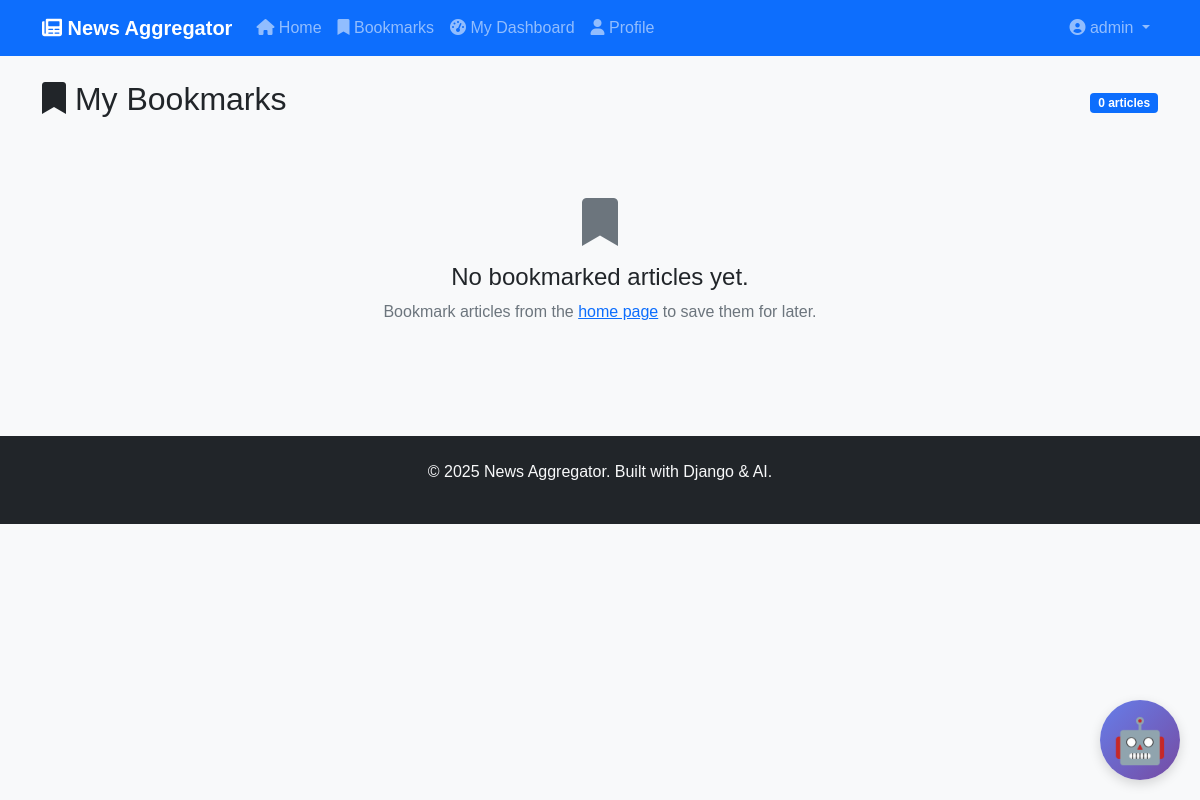
The page /bookmarks/ (signed in) on the database as committed earlier.
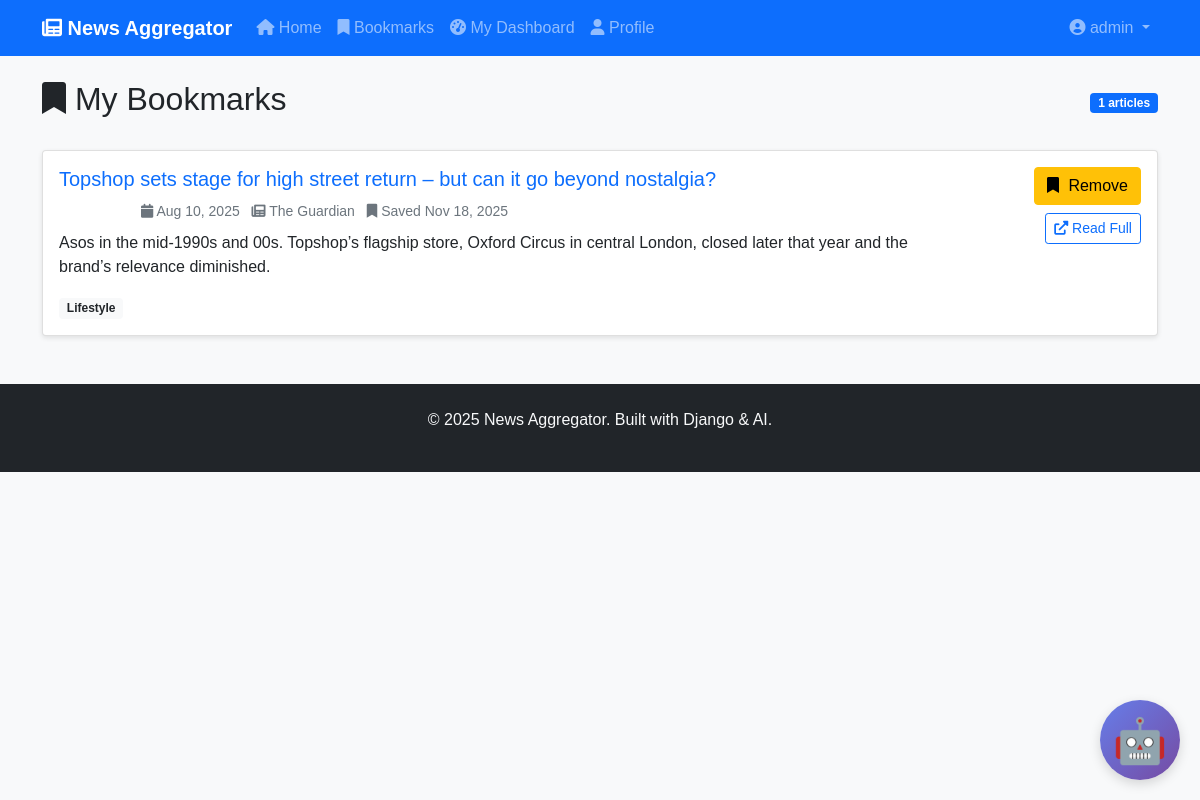
The same page on the database as committed later.
### apps/news/models.py (models this page shows, shortened)
class Bookmark(models.Model):
    user = models.ForeignKey(
        User,
        on_delete=models.CASCADE,
        related_name='bookmarks'
    )
    article = models.ForeignKey(
        Article,
        on_delete=models.CASCADE,
        related_name='bookmarked_by'
    )
    created_at = models.DateTimeField(auto_now_add=True)
    class Meta:
        unique_together = ['user', 'article']
        ordering = ['-created_at']

class Article(models.Model):
    BIAS_CHOICES = [
        ('NEUTRAL', 'Neutral'),
        ('LEFT-LEANING', 'Left-Leaning'),
        ('RIGHT-LEANING', 'Right-Leaning'),
        ('MIXED', 'Mixed'),
        ('UNKNOWN', 'Unknown'),
    ]
    title = models.CharField(max_length=500, db_index=True)
    image_url = models.URLField(max_length=1000, blank=True, null=True)
    url = models.URLField(unique=True)
    description = models.TextField(blank=True)
    summary = models.TextField(blank=True, null=True)  # AI-generated summary
    content = models.TextField(blank=True)
    author = models.CharField(max_length=200, blank=True)
    source = models.CharField(max_length=200, db_index=True)
    published_date = models.DateTimeField(db_index=True)
    created_at = models.DateTimeField(auto_now_add=True)
    updated_at = models.DateTimeField(auto_now=True)
    summary = models.TextField(blank=True)
    bias_score = models.CharField(
        max_length=15,
        choices=BIAS_CHOICES,
        default='UNKNOWN',
        db_index=True
    )
    categories = models.ManyToManyField(Category, blank=True)
    created_at = models.DateTimeField(auto_now_add=True)
    class Meta:
        ordering = ['-published_date']
        indexes = [
            models.Index(fields=['published_date', 'bias_score']),
            models.Index(fields=['source', 'published_date']),
        ]
    @property
    def bias_color(self):
        return {
            'LEFT': '#3498db',      # blue
            'RIGHT': '#e74c3c',     # red
            'NEUTRAL': '#2ecc71',   # green
            'UNKNOWN': '#95a5a6',   # grey
        }.get(self.bias_score, '#95a5a6')
    @property
    def get_bias_score_display(self):
        bias_labels = {
            'left': 'Left Bias',
            'center': 'Center',
            'right': 'Right Bias',
            'unknown': 'Unknown'
        }
        return bias_labels.get(self.bias_score, 'Unknown')

class Category(models.Model):
    name = models.CharField(max_length=100, unique=True)
    slug = models.SlugField(unique=True)
    description = models.TextField(blank=True)
    created_at = models.DateTimeField(auto_now_add=True)
    class Meta:
        verbose_name_plural = "Categories"
        ordering = ['name']

### apps/news/views.py (the view)
# urls.py: path('bookmarks/', views.bookmarks, name='bookmarks'),
@login_required
def bookmarks(request):
    bookmarks = Bookmark.objects.filter(user=request.user)
    paginator = Paginator(bookmarks, 10)
    page_number = request.GET.get('page')
    page_obj = paginator.get_page(page_number)
    context = {
        'page_obj': page_obj,
    }
    return render(request, 'bookmarks.html', context)

### templates/bookmarks.html (shortened to what this page needs)
{% extends 'base.html' %}
{% block content %}
<div class="d-flex justify-content-between align-items-center mb-4">
    <h2><i class="fas fa-bookmark"></i> My Bookmarks</h2>
    <span class="badge bg-primary">{{ page_obj.paginator.count }} articles</span>
</div>
{% if page_obj.object_list %}
{% for bookmark in page_obj %}
<div class="card mb-3">
    <div class="card-body">
        <div class="row">
            <div class="col-md-10">
                <h5 class="card-title">
                    <a href="{% url 'article_detail' bookmark.article.id %}" class="text-decoration-none">
                        {{ bookmark.article.title }}
                    </a>
                </h5>
                <div class="mb-2">
                    <span class="badge bg-{{ bookmark.article.bias_color }}">
                    </span>
                    <small class="text-muted ms-2">
                        <i class="fas fa-calendar"></i> {{ bookmark.article.published_date|date:"M d, Y" }}
                    </small>
                    <small class="text-muted ms-2">
                        <i class="fas fa-newspaper"></i> {{ bookmark.article.source }}
                    </small>
                    <small class="text-muted ms-2">
                        <i class="fas fa-bookmark"></i> Saved {{ bookmark.created_at|date:"M d, Y" }}
                    </small>
                </div>
                {% if bookmark.article.summary %}
                <p class="card-text">{{ bookmark.article.summary }}</p>
                {% else %}
                <p class="card-text">{{ bookmark.article.description|truncatewords:30 }}</p>
                {% endif %}
                <div class="article-categories">
                    {% for category in bookmark.article.categories.all %}
                    <span class="badge bg-light text-dark me-1">{{ category.name }}</span>
                    {% endfor %}
                </div>
            </div>
            <div class="col-md-2 text-end">
                <button class="btn btn-warning bookmark-btn mb-2"
                        data-article-id="{{ bookmark.article.id }}"
                        data-bookmarked="true">
                    <i class="fas fa-bookmark"></i> Remove
                </button>
                <div>
                    <a href="{{ bookmark.article.url }}" target="_blank" class="btn btn-sm btn-outline-primary">
                        <i class="fas fa-external-link-alt"></i> Read Full
                    </a>
                </div>
            </div>
        </div>
    </div>
</div>
{% endfor %}
{% else %}
<div class="text-center py-5">
    <div class="mb-3">
        <i class="fas fa-bookmark fa-3x text-muted"></i>
    </div>
    <h4>No bookmarked articles yet.</h4>
    <p class="text-muted">Bookmark articles from the <a href="{% url 'home' %}">home page</a> to save them for later.</p>
</div>
{% endif %}
{% endblock content %}

### templates/base.html (shortened to what this page needs)
{% load static %}
<!DOCTYPE html>
<html lang="en">
<head>
    <link href="https://cdn.jsdelivr.net/npm/bootstrap@5.1.3/dist/css/bootstrap.min.css" rel="stylesheet">
    <link href="https://cdnjs.cloudflare.com/ajax/libs/font-awesome/6.0.0/css/all.min.css" rel="stylesheet">
    <link href="{% load static %}{% static 'css/style.css' %}" rel="stylesheet">
</head>
<body>
    <nav class="navbar navbar-expand-lg navbar-dark bg-primary">
        <div class="container">
            <a class="navbar-brand" href="{% url 'home' %}">
                <i class="fas fa-newspaper"></i> News Aggregator
            </a>
            <div class="collapse navbar-collapse" id="navbarNav">
                <ul class="navbar-nav me-auto">
                    <li class="nav-item">
                        <a class="nav-link" href="{% url 'home' %}">
                            <i class="fas fa-home"></i> Home
                        </a>
                    </li>
                    {% if user.is_authenticated %}
                    <li class="nav-item">
                        <a class="nav-link" href="{% url 'bookmarks' %}">
                            <i class="fas fa-bookmark"></i> Bookmarks
                        </a>
                    </li>
                    <li class="nav-item">
                        <a class="nav-link" href="{% url 'dashboard' %}">
                            <i class="fas fa-tachometer-alt"></i> My Dashboard
                        </a>
                    </li>
                    <li class="nav-item">
                        <a class="nav-link" href="{% url 'profile' %}">
                            <i class="fas fa-user"></i> Profile
                        </a>
                    </li>
                    {% endif %}
                </ul>
                <ul class="navbar-nav">
                    {% if user.is_authenticated %}
                    <li class="nav-item dropdown">
                        <a class="nav-link dropdown-toggle" href="#" role="button" data-bs-toggle="dropdown">
                            <i class="fas fa-user-circle"></i> {{ user.username }}
                        </a>
                    </li>
                    {% endif %}
                </ul>
            </div>
        </div>
    </nav>
    <main class="container mt-4">
        {% block content %}
        {% endblock %}
    </main>
    <footer class="bg-dark text-light mt-5 py-4">
        <div class="container text-center">
            <p>&copy; 2025 News Aggregator. Built with Django & AI.</p>
        </div>
    </footer>
    <script src="{% load static %}{% static 'js/main.js' %}"></script>
        <div id="chatbot-widget">
        <button id="chat-toggle">🤖</button>
    </div>
</body>
</html>

### templates/base.html (style rules this page uses)
#chatbot-widget { position: fixed; bottom: 20px; right: 20px; z-index: 1000; font-family: -apple-system, BlinkMacSystemFont, 'Segoe UI', Roboto, sans-serif; }
#chat-toggle { width: 80px; height: 80px; border-radius: 50%; background: linear-gradient(135deg, #667eea 0%, #764ba2 100%); color: white; border: none; cursor: pointer; display: flex; align-items: center; justify-content: center; font-size: 44px; box-shadow: 0 4px 12px rgba(0,0,0,0.15); transition: transform 0.2s ease; }

Rows that differ between the two databases and show on the page:
added Bookmark: article "Topshop sets stage for high street return – but can it go beyond nostalgia?", article.published_date "Aug 10, 2025", article.source "The Guardian", created_at "Nov 18, 2025", article.summary "Asos in the mid-1990s and 00s. Topshop’s flagship store, Oxford Circus in central London, closed later that year and the brand’s relevance diminished."
now on this page (row unchanged): Category: name "Lifestyle"
Other text that changed with them:
{{ page_obj.paginator.count }}: "0" → "1"
text no longer shown: "No bookmarked articles yet. Bookmark articles from the home page to save them for later."
